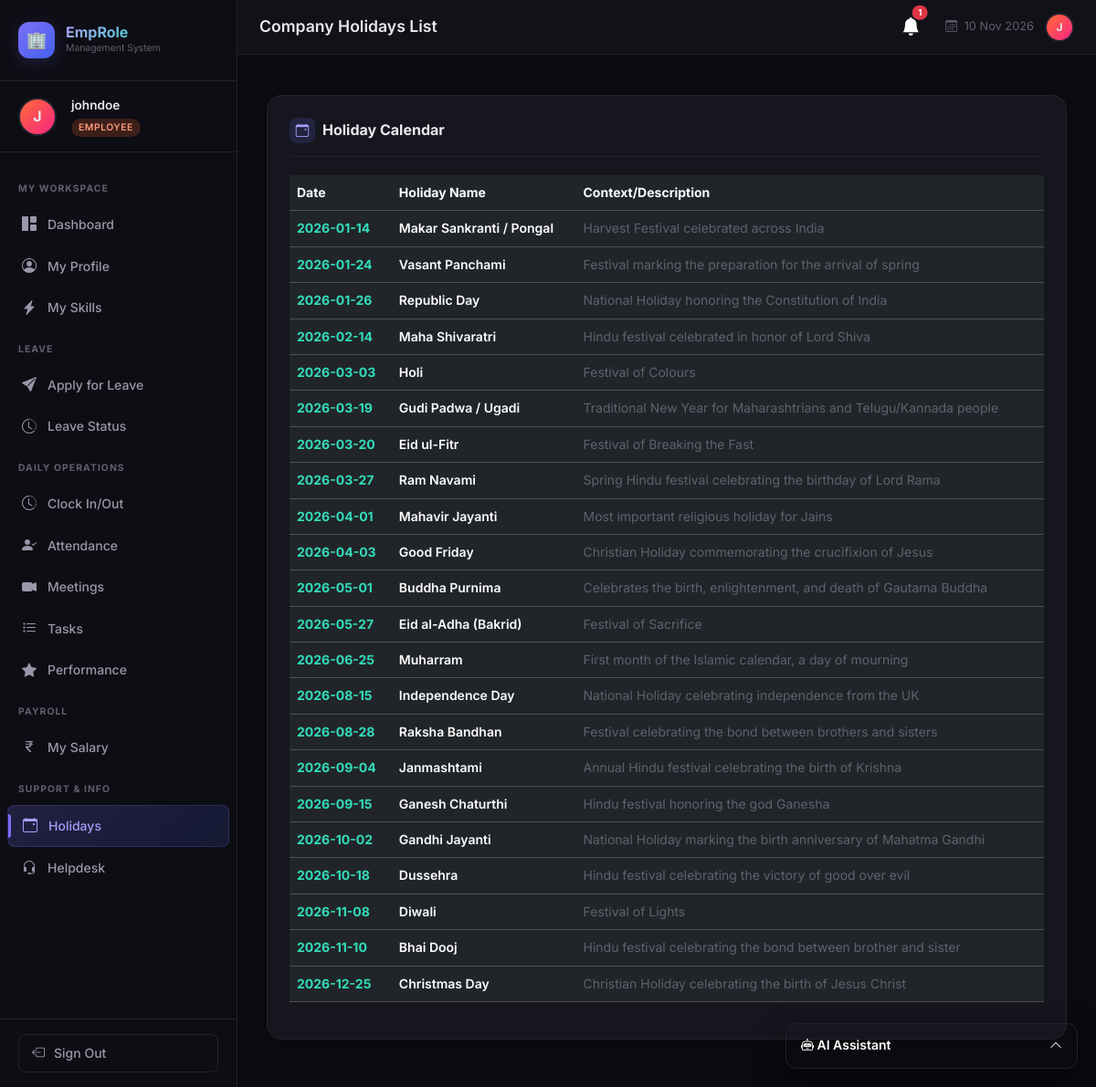
The app's page /holidays (signed in) with its own data.
### tables this page shows
CREATE TABLE holidays (
            id INTEGER PRIMARY KEY AUTOINCREMENT,
            holiday_name TEXT NOT NULL,
            date DATE NOT NULL,
            description TEXT
        );

### hr_extensions.py (the view)
@hr_extensions_bp.route('/holidays', methods=['GET'])
@login_required
def view_holidays():
    db = get_db()
    holidays = db.execute("SELECT * FROM holidays ORDER BY date ASC").fetchall()
    db.close()
    return render_template('hr_extensions/holidays.html', holidays=holidays, role=session.get('role'))

### ai_service.py (called while the page is built)
@ai_service_bp.before_app_request
def setup_ai():
    if not hasattr(ai_service_bp, 'schema_initialized'):
        init_ai_schema()
        ai_service_bp.schema_initialized = True

### app.py (called while the page is built)
@app.context_processor
def inject_notifications():
    if 'user_id' in session:
        db = get_db()
        n = db.execute("SELECT * FROM notifications WHERE user_id=? AND is_read=0 ORDER BY created_at DESC LIMIT 5", (session['user_id'],)).fetchall()
        c = db.execute("SELECT COUNT(*) as c FROM notifications WHERE user_id=? AND is_read=0", (session['user_id'],)).fetchone()['c']
        db.close()
        return dict(recent_notifications=n, unread_notifications_count=c)
    return dict(recent_notifications=[], unread_notifications_count=0)

### database.py (called while the page is built)
def get_db():
    conn = sqlite3.connect(DB_PATH)
    conn.row_factory = sqlite3.Row
    conn.execute("PRAGMA foreign_keys = ON")
    return conn

### hr_extensions.py (called while the page is built)
def login_required(f):
    @wraps(f)
    def decorated(*args, **kwargs):
        if 'user_id' not in session:
            flash('Please log in to access this page.', 'warning')
            return redirect(url_for('login'))
        return f(*args, **kwargs)
    return decorated

### hr_extensions_db.py (called while the page is built)
def get_db():
    conn = sqlite3.connect(DB_PATH)
    conn.row_factory = sqlite3.Row
    conn.execute("PRAGMA foreign_keys = ON")
    return conn

### templates/hr_extensions/holidays.html (shortened to what this page needs)
{% extends "base.html" %}
{% block page_title %}Company Holidays List{% endblock %}
{% block content %}
<div class="content-card fade-in">
  <div class="card-header-custom">
    <div class="card-title-custom">
      <div class="title-icon"><i class="bi bi-calendar-event"></i></div>
      Holiday Calendar
    </div>
  </div>
  <div class="table-responsive mt-3">
    <table class="table table-dark table-hover align-middle">
      <thead>
        <tr>
          <th>Date</th>
          <th>Holiday Name</th>
          <th>Context/Description</th>
        </tr>
      </thead>
      <tbody>
        {% for h in holidays %}
        <tr>
          <td style="font-weight:700; color:var(--accent-teal-light);">{{ h.date }}</td>
          <td style="font-weight:600;">{{ h.holiday_name }}</td>
          <td><span style="color:var(--text-muted);">{{ h.description }}</span></td>
        </tr>
        {% else %}
        <tr>
          <td colspan="4" class="text-center py-4" style="color:var(--text-muted);">No holidays populated.</td>
        </tr>
        {% endfor %}
      </tbody>
    </table>
  </div>
</div>
{% endblock %}

### static/css/style.css (style rules this page uses)
:root { --bg-primary: #0a0a0f; --bg-secondary: #111118; --bg-card: #16161f; --bg-card-hover: #1e1e2a; --sidebar-bg: #0d0d14; --sidebar-width: 260px; --accent-purple: #7c6ff7; --accent-purple-light: #a89df9; --accent-teal: #00d4aa; --accent-teal-light: #33ddbb; --accent-orange: #ff6b35; --accent-pink: #f72585; --accent-blue: #4361ee; --text-primary: #e8e8f0; --text-secondary: #9898aa; --text-muted: #606070; --border-color: #22222e; --border-glow: rgba(124, 111, 247, 0.3); --shadow-sm: 0 2px 8px rgba(0, 0, 0, 0.4); --shadow-md: 0 4px 20px rgba(0, 0, 0, 0.5); --shadow-lg: 0 8px 40px rgba(0, 0, 0, 0.6); --shadow-accent: 0 4px 20px rgba(124, 111, 247, 0.2); --radius-sm: 8px; --radius-md: 12px; --radius-lg: 16px; --radius-xl: 20px; --transition: all 0.25s cubic-bezier(0.4, 0, 0.2, 1); }
*, *::before, *::after { box-sizing: border-box; margin: 0; padding: 0; }
html { scroll-behavior: smooth; }
body { font-family: 'Inter', -apple-system, BlinkMacSystemFont, sans-serif; background: var(--bg-primary); color: var(--text-primary); min-height: 100vh; overflow-x: hidden; font-size: 14px; line-height: 1.6; }
.content-card { background: var(--bg-card); border: 1px solid var(--border-color); border-radius: var(--radius-lg); padding: 1.5rem; margin-bottom: 1.5rem; }
.card-header-custom { display: flex; align-items: center; justify-content: space-between; margin-bottom: 1.25rem; padding-bottom: 0.875rem; border-bottom: 1px solid var(--border-color); }
.card-title-custom { font-size: 1rem; font-weight: 700; color: var(--text-primary); display: flex; align-items: center; gap: 8px; }
.card-title-custom .title-icon { width: 28px; height: 28px; background: rgba(124, 111, 247, 0.15); border-radius: 8px; display: flex; align-items: center; justify-content: center; color: var(--accent-purple-light); font-size: 0.9rem; }
.fade-in { animation: fadeIn 0.4s ease forwards; }
.content-card { animation: fadeIn 0.4s ease forwards; animation-delay: 0.2s; opacity: 0; animation-fill-mode: forwards; }

### records on screen
holidays: date "2026-01-14", holiday_name "Makar Sankranti / Pongal", description "Harvest Festival celebrated across India"
holidays: date "2026-01-24", holiday_name "Vasant Panchami", description "Festival marking the preparation for the arrival of spring"
holidays: date "2026-01-26", holiday_name "Republic Day", description "National Holiday honoring the Constitution of India"
holidays: date "2026-02-14", holiday_name "Maha Shivaratri", description "Hindu festival celebrated in honor of Lord Shiva"
holidays: date "2026-03-03", holiday_name "Holi", description "Festival of Colours"
holidays: date "2026-03-19", holiday_name "Gudi Padwa / Ugadi", description "Traditional New Year for Maharashtrians and Telugu/Kannada people"
holidays: date "2026-03-20", holiday_name "Eid ul-Fitr", description "Festival of Breaking the Fast"
holidays: date "2026-03-27", holiday_name "Ram Navami", description "Spring Hindu festival celebrating the birthday of Lord Rama"
holidays: date "2026-04-01", holiday_name "Mahavir Jayanti", description "Most important religious holiday for Jains"
holidays: date "2026-04-03", holiday_name "Good Friday", description "Christian Holiday commemorating the crucifixion of Jesus"
holidays: date "2026-05-01", holiday_name "Buddha Purnima", description "Celebrates the birth, enlightenment, and death of Gautama Buddha"
holidays: date "2026-05-27", holiday_name "Eid al-Adha (Bakrid)", description "Festival of Sacrifice"
holidays: date "2026-06-25", holiday_name "Muharram", description "First month of the Islamic calendar, a day of mourning"
holidays: date "2026-08-15", holiday_name "Independence Day", description "National Holiday celebrating independence from the UK"
holidays: date "2026-08-28", holiday_name "Raksha Bandhan", description "Festival celebrating the bond between brothers and sisters"
holidays: date "2026-09-04", holiday_name "Janmashtami", description "Annual Hindu festival celebrating the birth of Krishna"
holidays: date "2026-09-15", holiday_name "Ganesh Chaturthi", description "Hindu festival honoring the god Ganesha"
holidays: date "2026-10-02", holiday_name "Gandhi Jayanti", description "National Holiday marking the birth anniversary of Mahatma Gandhi"
holidays: date "2026-10-18", holiday_name "Dussehra", description "Hindu festival celebrating the victory of good over evil"
holidays: date "2026-11-08", holiday_name "Diwali", description "Festival of Lights"
holidays: date "2026-11-10", holiday_name "Bhai Dooj", description "Hindu festival celebrating the bond between brother and sister"
holidays: date "2026-12-25", holiday_name "Christmas Day", description "Christian Holiday celebrating the birth of Jesus Christ"

### other values on screen
{{ session.username[0].upper() }} "J"
{{ session.username }} "johndoe"
{{ session.role }} "EMPLOYEE"
{{ unread_notifications_count }} "1"
